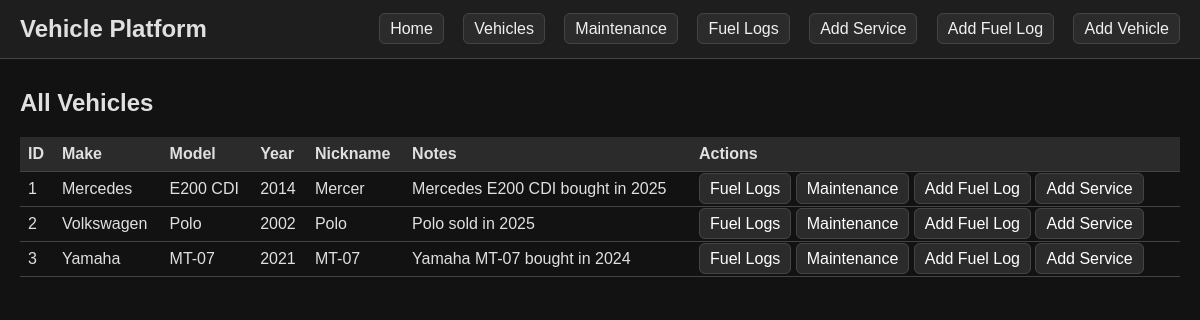
Page /vehicles on the committed database.
### app.py (models this page shows)
class Vehicle(db.Model):
    id = db.Column(db.Integer, primary_key=True)
    make = db.Column(db.String(50), nullable=False)
    model = db.Column(db.String(50), nullable=False)
    year = db.Column(db.Integer, nullable=False)
    nickname = db.Column(db.String(50), nullable=True)
    notes = db.Column(db.Text, nullable=True)

### app.py (the view)
@app.route('/vehicles')
def vehicles():
    all_vehicles = Vehicle.query.all()
    return render_template('vehicles.html', vehicles=all_vehicles)

### templates/vehicles.html
{% extends "base.html" %} {% block content %}
<h2>All Vehicles</h2>
{% if vehicles%}
<table>
  <tr>
    <th>ID</th>
    <th>Make</th>
    <th>Model</th>
    <th>Year</th>
    <th>Nickname</th>
    <th>Notes</th>
    <th>Actions</th>
  </tr>
  {% for vehicle in vehicles %}
  <tr>
    <td>{{ vehicle.id}}</td>
    <td>{{ vehicle.make}}</td>
    <td>{{ vehicle.model}}</td>
    <td>{{ vehicle.year}}</td>
    <td>{{ vehicle.nickname}}</td>
    <td>{{ vehicle.notes}}</td>
    <td>
      <a href="{{ url_for('fuel_logs', vehicle_id=vehicle.id)}}">Fuel Logs</a>
      <a href="{{ url_for('maintenance_logs', vehicle_id=vehicle.id)}}"
        >Maintenance</a
      >
      <a href="{{ url_for('add_fuel_log', vehicle_id=vehicle.id)}}"
        >Add Fuel Log</a
      >
      <a href="{{ url_for('add_service', vehicle_id=vehicle.id)}}"
        >Add Service</a
      >
    </td>
  </tr>
  {% endfor %}
</table>
{% else %}
<p>No vehicles found.</p>
{% endif %} {% endblock%}

### templates/base.html (style rules this page uses)
body { background-color: #121212; color: #e0e0e0; font-family: Arial, sans-serif; margin: 0; padding: 0; }
table { width: 100%; border-collapse: collapse; margin-top: 20px; }
th, td { padding: 8px; border-bottom: 1px solid #444; text-align: left; }
th { background-color: #2b2b2b; }
select, button, a { margin-top: 10px; padding: 6px 10px; background-color: #2b2b2b; color: white; border: 1px solid #444; border-radius: 6px; text-decoration: none; }
h2, h3 { margin-top: 10px; }

### rows in the picture
Vehicle: id "1", make "Mercedes", model "E200 CDI", year "2014", nickname "Mercer", notes "Mercedes E200 CDI bought in 2025"
Vehicle: id "2", make "Volkswagen", model "Polo", year "2002", nickname "Polo", notes "Polo sold in 2025"
Vehicle: id "3", make "Yamaha", model "MT-07", year "2021", nickname "MT-07", notes "Yamaha MT-07 bought in 2024"
